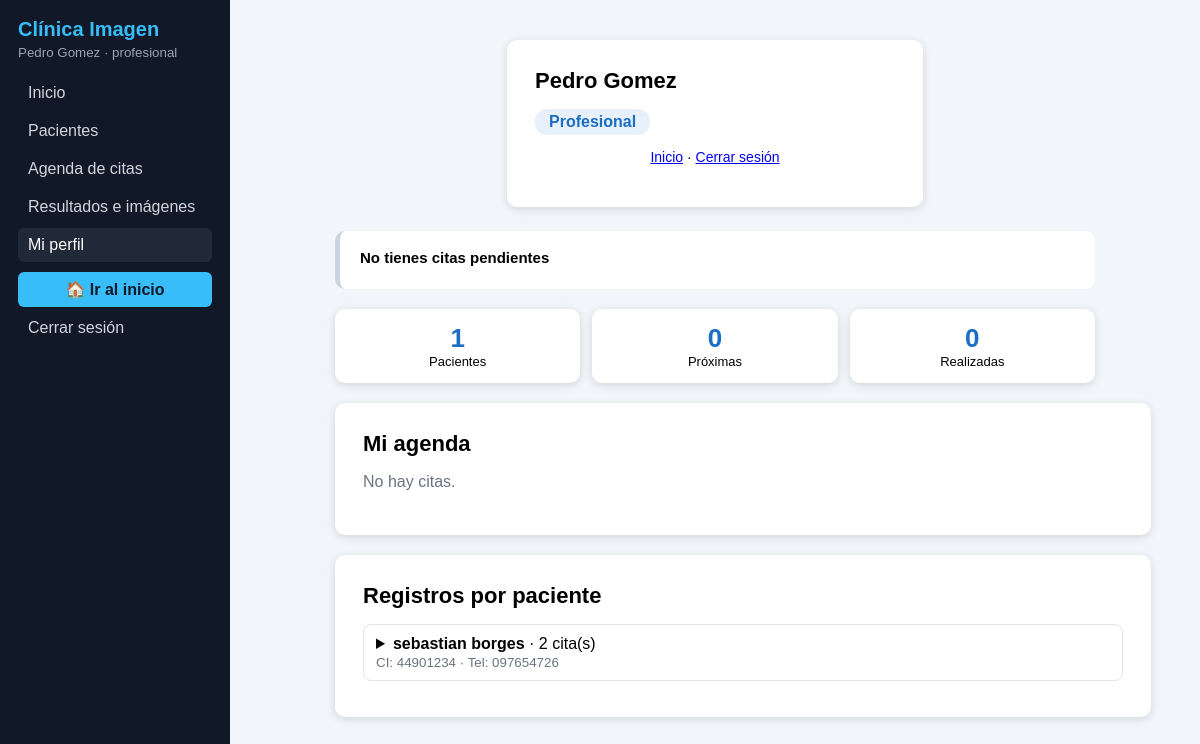
The app's page /perfil.php (signed in) with its own data.
### tables this page shows
CREATE TABLE `profesional` (
  `id_profesional` int(11) NOT NULL,
  `telefono` varchar(20) DEFAULT NULL,
  `tipo_de_profesional` varchar(50) NOT NULL
);

CREATE TABLE `usuarios` (
  `id_usuario` int(11) NOT NULL,
  `nombre_completo` varchar(100) NOT NULL,
  `email` varchar(100) NOT NULL,
  `cedula` varchar(20) NOT NULL,
  `contrasena` varchar(255) NOT NULL,
  `rol` varchar(30) NOT NULL,
  `fecha_nacimiento` date DEFAULT NULL,
  `telefono` varchar(20) DEFAULT NULL,
  `activo` tinyint(1) NOT NULL DEFAULT 1
);

### db.php (called while the page is built, shortened)
<?php
function e($texto) {
    return htmlspecialchars($texto ?? '', ENT_QUOTES, 'UTF-8');
}

### perfil.php (the view, shortened to what this page needs)
<?php
require 'db.php';
$id = $_SESSION['id_usuario'];
$st = $pdo->prepare('SELECT u.*, p.tipo_de_profesional FROM usuarios u
                     LEFT JOIN profesional p ON p.id_profesional = u.id_usuario WHERE u.id_usuario = ?');
$st->execute([$id]);
$u = $st->fetch();
$esPaciente = $u['rol'] === 'paciente';
$esProf     = $u['rol'] === 'profesional';
$menu = [];
if ($u['rol'] !== 'paciente') {
    $mods = ['pacientes' => 'Pacientes', 'citas' => 'Agenda de citas', 'personal' => 'Personal',
             'sucursales' => 'Sucursales y servicios', 'resultados' => 'Resultados e imágenes', 'roles' => 'Roles y permisos'];
    if ($u['rol'] === 'admin') $perm = array_keys($mods);
    else { $q = $pdo->prepare('SELECT modulo FROM permiso WHERE rol = ?'); $q->execute([$u['rol']]); $perm = $q->fetchAll(PDO::FETCH_COLUMN); }
    foreach ($mods as $k => $n) if (in_array($k, $perm)) $menu[$k] = $n;
}
$citas = [];
if ($esPaciente || $esProf) {
    $yo   = $esPaciente ? 'c.id_paciente'    : 'c.id_profesional';
    $otro = $esPaciente ? 'c.id_profesional' : 'c.id_paciente';
    $q = $pdo->prepare("SELECT c.id_cita, c.fecha, c.hora_inicio, c.hora_fin, c.estado,
                               e.nombre AS estudio, s.nombre AS sucursal,
                               uo.id_usuario AS id_otro, uo.nombre_completo AS persona, uo.cedula, uo.telefono,
                               hc.tratamiento, hc.nota
                        FROM cita c
                        JOIN estudio e   ON e.id_estudio  = c.id_estudio
                        JOIN sucursal s  ON s.id_sucursal = c.id_sucursal
                        JOIN usuarios uo ON uo.id_usuario = $otro
                        LEFT JOIN historial_clinico hc ON hc.id_hc = c.id_hc
                        WHERE $yo = ?
                        ORDER BY c.fecha, c.hora_inicio");
    $q->execute([$id]);
    $citas = $q->fetchAll();
}
$ahora = new DateTime();
$proximas = $historial = $pacientes = [];
foreach ($citas as $c) {
    $dt = new DateTime($c['fecha'] . ' ' . $c['hora_inicio']);
    $activa = !in_array(strtolower($c['estado']), ['cancelada', 'realizada']);
    if ($activa && $dt >= $ahora) $proximas[] = $c; else $historial[] = $c;
    if ($esProf) {
        $k = $c['id_otro'];
        if (!isset($pacientes[$k])) $pacientes[$k] = ['nombre' => $c['persona'], 'cedula' => $c['cedula'], 'tel' => $c['telefono'], 'citas' => []];
        $pacientes[$k]['citas'][] = $c;
    }
}
$historial = array_reverse($historial);
uasort($pacientes, fn($a, $b) => strcasecmp($a['nombre'], $b['nombre']));
$sig = $proximas[0] ?? null;
$realizadas = count(array_filter($citas, fn($c) => strtolower($c['estado']) === 'realizada'));
function badge($estado) {
    return '<span class="estado e-' . e(preg_replace('/\W/', '', strtolower($estado))) . '">' . e($estado) . '</span>';
}
function tablaCitas($filas, $colPersona = null, $registro = false, $accion = null) {
    if (!$filas) { echo '<p class="vacio">No hay citas.</p>'; return; }
}
$colPersona = $esPaciente ? 'Profesional' : 'Paciente';
?>
<!DOCTYPE html>
<html lang="es">
<head><meta charset="UTF-8"><meta name="viewport" content="width=device-width, initial-scale=1.0">
<title>Mi perfil</title><link rel="stylesheet" href="estilo.css">
</head>
<body class="<?= $menu || $u['rol'] !== 'paciente' ? 'staff' : '' ?>">
<div class="con-menu">
<?php if ($u['rol'] !== 'paciente'): ?>
<nav class="lado-panel">
    <h2>Clínica Imagen</h2><small><?= e($u['nombre_completo']) ?> · <?= e($u['rol']) ?></small>
    <a href="admin/index.php">Inicio</a>
    <?php foreach ($menu as $k => $n) echo '<a href="admin/' . $k . '.php">' . e($n) . '</a>'; ?>
    <a href="perfil.php" class="activo">Mi perfil</a>
    <a href="index.php" class="inicio-btn">🏠 Ir al inicio</a>
    <a href="logout.php">Cerrar sesión</a>
</nav>
<?php endif; ?>
<div class="pagina">
    <div class="caja">
        <h1><?= e($u['nombre_completo']) ?></h1>
        <span class="rol"><?= $esPaciente ? 'Paciente' : ($esProf ? 'Profesional' : e($u['rol'])) ?></span>
        <p class="pie"><?php if (!$esPaciente): ?><a href="index.php">Inicio</a> · <?php endif; ?><a href="logout.php">Cerrar sesión</a></p>
    </div>
    <?php if ($esPaciente || $esProf): ?>
    <div class="col">
        <div class="banner <?= $sig ? '' : 'sin' ?>">
        <?php if ($sig): ?>
            <h2>📅 <?= $esPaciente ? 'Tu próxima cita' : 'Próxima cita' ?> · <?= e(cuentaAtras($sig['fecha'])) ?></h2>
            <div class="grande"><?= e(fechaLarga($sig['fecha'])) ?> a las <?= e(substr($sig['hora_inicio'], 0, 5)) ?></div>
            <div><?= $esPaciente ? 'Con' : 'Paciente:' ?> <b><?= e($sig['persona']) ?></b> · <?= e($sig['estudio']) ?> · <?= e($sig['sucursal']) ?> · <?= badge($sig['estado']) ?></div>
        <?php else: ?>
            <h2>No tienes citas pendientes</h2>
        <?php endif; ?>
        </div>
        <div class="resumen">
            <div class="dato"><b><?= $esProf ? count($pacientes) : count($citas) ?></b><?= $esProf ? 'Pacientes' : 'Citas en total' ?></div>
            <div class="dato"><b><?= count($proximas) ?></b>Próximas</div>
            <div class="dato"><b><?= $realizadas ?></b>Realizadas</div>
        </div>
        <div class="caja ancha">
            <h1><?= $esPaciente ? 'Próximas citas' : 'Mi agenda' ?></h1>
            <?php tablaCitas($proximas, $colPersona, false, $esPaciente ? 'cancelar' : 'posponer'); ?>
        </div>
        <?php if ($esPaciente): ?>
        <div class="caja ancha">
            <h1>Registro de mis citas</h1>
            <?php tablaCitas($historial, 'Profesional', true); ?>
        </div>
        <?php else: ?>
        <div class="caja ancha">
            <h1>Registros por paciente</h1>
            <?php foreach ($pacientes as $p): ?>
            <details class="paciente">
                <summary><b><?= e($p['nombre']) ?></b> · <?= count($p['citas']) ?> cita(s)
                    <small>CI: <?= e($p['cedula']) ?> · Tel: <?= e($p['tel']) ?></small></summary>
            </details>
            <?php endforeach; ?>
        </div>
        <?php endif; ?>
    </div>
    <?php endif; ?>
</div>
</div>
</body>
</html>

### estilo.css (style rules this page uses)
body { font-family:Arial,sans-serif;background:#f2f5f9;display:flex;justify-content:center;padding:40px }
.caja { background:#fff;padding:28px;border-radius:10px;width:360px;box-shadow:0 2px 10px #0002 }
h1 { margin-top:0;font-size:22px }
p.pie { font-size:14px;text-align:center }
.pagina { display:flex;gap:24px;align-items:flex-start;flex-wrap:wrap;justify-content:center }
.caja.ancha { width:760px;max-width:100% }
h2 { font-size:16px;margin:18px 0 6px }
.col { display:flex;flex-direction:column;gap:20px;width:760px;max-width:100% }
.col .caja.ancha { width:100% }
.banner { background:#e8f0fb;border-left:5px solid #1b6ec2;border-radius:10px;padding:16px 20px;line-height:1.5 }
.banner.sin { background:#fff;border-left-color:#cbd5e1 }
.banner h2 { margin:0 0 4px;font-size:15px }
.resumen { display:flex;gap:12px }
.dato { flex:1;background:#fff;border-radius:10px;padding:14px;text-align:center;font-size:13px;box-shadow:0 2px 10px #0002 }
.dato b { display:block;font-size:26px;color:#1b6ec2 }
.vacio { color:#6b7280 }
details.paciente { border:1px solid #e1e5ea;border-radius:8px;margin-bottom:8px;padding:10px 12px }
details.paciente summary { cursor:pointer }
details.paciente small { display:block;color:#6b7280;margin-top:2px }
.rol { display:inline-block;background:#e8f0fb;color:#1b6ec2;font-weight:bold;padding:4px 14px;border-radius:12px }
.con-menu { display:flex }
body.staff { display:block;padding:0 }
body.staff .con-menu { min-height:100vh }
body.staff .pagina { flex:1;min-width:0;padding:40px }
.lado-panel { width:230px;flex-shrink:0;background:#111827;color:#fff;padding:18px;display:flex;flex-direction:column;gap:4px }
.lado-panel h2 { margin:0;color:#38bdf8;font-size:20px }
.lado-panel small { color:#9ca3af;margin-bottom:12px }
.lado-panel a { color:#d1d5db;text-decoration:none;padding:8px 10px;border-radius:6px }
.lado-panel a:hover,.lado-panel a.activo { background:#1f2937;color:#fff }

### perfil.php (style rules this page uses)
body.staff { display:block;margin:0;padding:0;background:#f2f5f9 }
.con-menu { display:flex;align-items:flex-start }
body.staff .con-menu { min-height:100vh }
.lado-panel { position:sticky;top:0;align-self:flex-start;height:100vh;overflow-y:auto;width:230px;flex-shrink:0;box-sizing:border-box; background:#111827;color:#fff;padding:18px;display:flex;flex-direction:column;gap:4px }
.lado-panel h2 { margin:0;color:#38bdf8;font-size:20px }
.lado-panel small { color:#9ca3af;margin-bottom:12px }
.lado-panel a { color:#d1d5db;text-decoration:none;padding:8px 10px;border-radius:6px }
.lado-panel a:hover,.lado-panel a.activo { background:#1f2937;color:#fff }
.lado-panel a.inicio-btn { background:#38bdf8;color:#111827;text-align:center;font-weight:bold;margin-top:6px }
body.staff .pagina { flex:1;min-width:0;padding:40px;box-sizing:border-box }

### records on screen
profesional: id_profesional.nombre_completo "Pedro Gomez", id_profesional.rol "profesional"

### other values on screen
$n "Pacientes"
$n "Agenda de citas"
$n "Resultados e imágenes"
count($pacientes) "1"
count($proximas) "0"
$realizadas "0"
$p['nombre'] "sebastian borges"
count($p['citas']) "2"
$p['cedula'] "44901234"
$p['tel'] "097654726"
